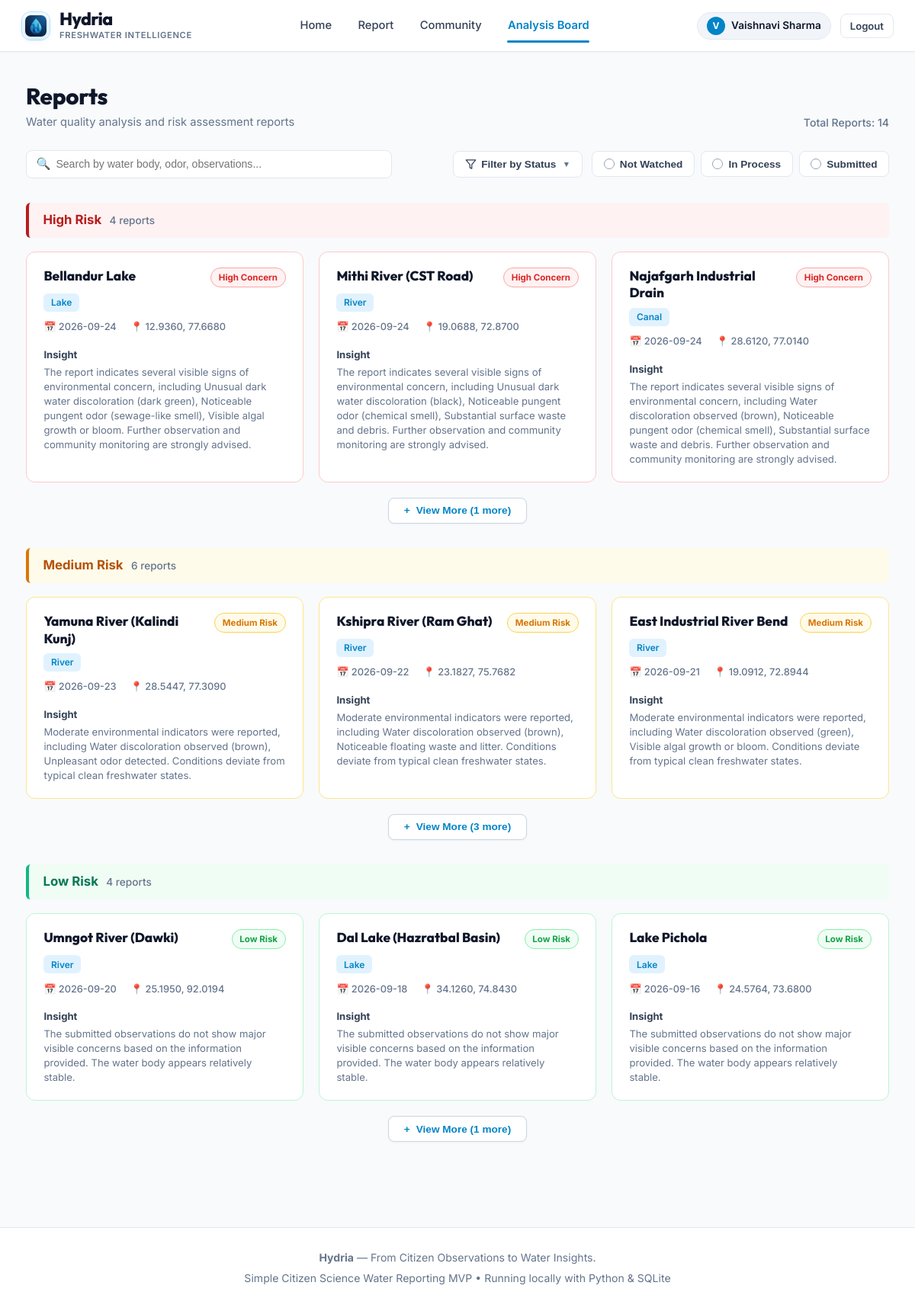
Page /analysis-board (signed in) on the committed database.
### tables this page shows
CREATE TABLE reports (
        id INTEGER PRIMARY KEY AUTOINCREMENT,
        user_id INTEGER NOT NULL,
        water_body_name TEXT,
        water_body_type TEXT NOT NULL,
        latitude REAL NOT NULL,
        longitude REAL NOT NULL,
        water_colour TEXT NOT NULL,
        smell TEXT NOT NULL,
        algae TEXT NOT NULL,
        visible_waste TEXT NOT NULL,
        water_appearance TEXT NOT NULL,
        dead_fish TEXT DEFAULT 'No',
        additional_observation TEXT,
        image_path TEXT NOT NULL,
        image_hash TEXT NOT NULL,
        status TEXT NOT NULL CHECK(status IN ('Not Watched', 'In Process', 'Submitted')),
        is_demo INTEGER DEFAULT 0,
        created_at TIMESTAMP DEFAULT CURRENT_TIMESTAMP,
        updated_at TIMESTAMP DEFAULT CURRENT_TIMESTAMP,
        FOREIGN KEY (user_id) REFERENCES users(id) ON DELETE CASCADE
    );

### app.py (the view)
@app.route('/analysis-board')
def analysis_board():
    conn = database.get_db_connection()
    query = """
        SELECT r.*, u.name AS submitter_name,
               (SELECT COUNT(*) FROM votes v WHERE v.report_id = r.id) AS vote_count
        FROM reports r
        JOIN users u ON r.user_id = u.id
        ORDER BY r.created_at DESC
    """
    all_reports = conn.execute(query).fetchall()
    conn.close()
    risk_categories = {
        'High Risk': {
            'key': 'high-risk',
            'title': 'High Risk',
            'badge_text': 'High Concern',
            'badge_class': 'badge-high-concern',
            'card_border_class': 'card-border-high',
            'header_class': 'risk-header-high',
            'reports': []
        },
        'Medium Risk': {
            'key': 'medium-risk',
            'title': 'Medium Risk',
            'badge_text': 'Medium Risk',
            'badge_class': 'badge-medium-risk',
            'card_border_class': 'card-border-med',
            'header_class': 'risk-header-med',
            'reports': []
        },
        'Low Risk': {
            'key': 'low-risk',
            'title': 'Low Risk',
            'badge_text': 'Low Risk',
            'badge_class': 'badge-low-risk',
            'card_border_class': 'card-border-low',
            'header_class': 'risk-header-low',
            'reports': []
        }
    }
    status_counts = {'Not Watched': 0, 'In Process': 0, 'Submitted': 0}
    total_count = 0
    for r in all_reports:
        r_dict = dict(r)
        insight = generate_water_insight(r_dict)
        r_dict['insight'] = insight
        total_count += 1
        st = r_dict.get('status', 'Not Watched')
        if st in status_counts:
            status_counts[st] += 1
        concern = insight.get('concern_level', '')
        if 'High' in concern:
            risk_key = 'High Risk'
        elif 'Moderate' in concern or 'Medium' in concern:
            risk_key = 'Medium Risk'
        else:
            risk_key = 'Low Risk'
        r_dict['risk_category'] = risk_key
        risk_categories[risk_key]['reports'].append(r_dict)
    return render_template(
        'analysis_board.html',
        risk_categories=risk_categories,
        total_count=total_count,
        status_counts=status_counts
    )

### app.py (called while the page is built)
@app.context_processor
def inject_user():
    user = None
    if 'user_id' in session:
        user = {
            'id': session['user_id'],
            'name': session.get('user_name', 'Citizen Monitor'),
            'email': session.get('user_email', '')
        }
    return dict(current_user=user)

### database.py (called while the page is built)
def get_db_connection():
    conn = sqlite3.connect(DATABASE_PATH)
    conn.row_factory = sqlite3.Row
    conn.execute("PRAGMA foreign_keys = ON")
    return conn

### templates/analysis_board.html (shortened to what this page needs)
{% extends "base.html" %}
{% block content %}
<div class="reports-title-bar">
    <div>
        <h1 class="reports-page-title">Reports</h1>
        <p class="reports-page-subtitle">Water quality analysis and risk assessment reports</p>
    </div>
    <div class="reports-total-count">
        Total Reports: <span id="total-reports-num">{{ total_count }}</span>
    </div>
</div>
<div class="reports-filter-bar">
    <div class="reports-search-wrap">
        <span class="reports-search-icon">🔍</span>
        <input type="text" id="reports-search" class="reports-search-input"
               placeholder="Search by water body, odor, observations..."
               onkeyup="applyAllFilters()">
    </div>
    <div class="reports-filter-controls">
        <div class="status-dropdown-wrap">
            <button type="button" class="btn-status-dropdown" id="status-dropdown-btn" onclick="toggleStatusDropdown(event)">
                <svg width="15" height="15" viewBox="0 0 24 24" fill="none" stroke="currentColor" stroke-width="2" stroke-linecap="round" stroke-linejoin="round">
                    <polygon points="22 3 2 3 10 12.46 10 19 14 21 14 12.46 22 3"></polygon>
                </svg>
                <span id="selected-status-label">Filter by Status</span>
                <span style="font-size: 0.65rem; color: #64748b; margin-left: 2px;">▼</span>
            </button>
        </div>
        <div class="status-radio-group">
            <button type="button" class="status-radio-pill" data-status="Not Watched" onclick="toggleStatusPill('Not Watched', this)">
                <span class="radio-circle"></span> Not Watched
            </button>
            <button type="button" class="status-radio-pill" data-status="In Process" onclick="toggleStatusPill('In Process', this)">
                <span class="radio-circle"></span> In Process
            </button>
            <button type="button" class="status-radio-pill" data-status="Submitted" onclick="toggleStatusPill('Submitted', this)">
                <span class="radio-circle"></span> Submitted
            </button>
        </div>
    </div>
</div>
{% for cat_key, cat_data in risk_categories.items() %}
<section class="risk-section" id="section-{{ cat_data.key }}" data-risk-key="{{ cat_key }}">
    <div class="risk-section-header {{ cat_data.header_class }}">
        <div style="display: flex; align-items: baseline;">
            <span class="risk-header-title">{{ cat_data.title }}</span>
            <span class="risk-header-count" id="count-{{ cat_data.key }}">{{ cat_data.reports|length }} reports</span>
        </div>
    </div>
    <div class="risk-cards-grid" id="grid-{{ cat_data.key }}">
        {% for r in cat_data.reports %}
            <div class="report-risk-card {{ cat_data.card_border_class }} {% if loop.index > 3 %}card-hidden-by-default{% endif %}"
                 data-report-id="{{ r.id }}"
                 data-status="{{ r.status }}"
                 data-risk="{{ cat_key }}"
                 data-index="{{ loop.index }}"
                 data-search-text="{{ (r.water_body_name ~ ' ' ~ r.water_body_type ~ ' ' ~ r.water_colour ~ ' ' ~ r.smell ~ ' ' ~ (r.additional_observation or '') ~ ' ' ~ r.insight.summary)|lower }}"
                 onclick="window.location='{{ url_for('report_detail', report_id=r.id) }}'">
                <div class="card-row-top">
                    <a href="{{ url_for('report_detail', report_id=r.id) }}" class="card-title-link" onclick="event.stopPropagation();">
                        {{ r.water_body_name or "Unnamed " ~ r.water_body_type }}
                    </a>
                    <span class="risk-badge {{ cat_data.badge_class }}">
                        {{ cat_data.badge_text }}
                    </span>
                </div>
                <div>
                    <span class="card-type-pill">{{ r.water_body_type }}</span>
                </div>
                <div class="card-meta-line">
                    <span>📅 {{ r.created_at[:10] }}</span>
                    <span>📍 {{ "%.4f"|format(r.latitude) }}, {{ "%.4f"|format(r.longitude) }}</span>
                </div>
                <div class="card-insight-block">
                    <div class="card-insight-label">Insight</div>
                    <div class="card-insight-text">{{ r.insight.summary }}</div>
                </div>
            </div>
        {% endfor %}
    </div>
    {% if cat_data.reports|length > 3 %}
        <div class="view-more-container" id="more-container-{{ cat_data.key }}">
            <button type="button" class="btn-view-more"
                    id="btn-more-{{ cat_data.key }}"
                    data-expanded="false"
                    data-hidden-count="{{ cat_data.reports|length - 3 }}"
                    onclick="toggleViewMore('{{ cat_data.key }}', this)">
                <span class="btn-more-symbol">+</span>
                <span class="btn-more-label">View More ({{ cat_data.reports|length - 3 }} more)</span>
            </button>
        </div>
    {% endif %}
</section>
{% endfor %}
{% endblock %}

### rows in the picture
reports: water_body_name "Bellandur Lake", badge_text "High Concern", water_body_type "Lake", created_at "2026-09-24", latitude "12.9360", longitude "77.6680", insight.summary "The report indicates several visible signs of environmental concern, including Unusual dark water discoloration (dark green), Noticeable pungent odor (sewage-like smell), Visible algal growth or bloom. Further observation and community monitoring are strongly advised."
reports: water_body_name "Mithi River (CST Road)", badge_text "High Concern", water_body_type "River", created_at "2026-09-24", latitude "19.0688", longitude "72.8700", insight.summary "The report indicates several visible signs of environmental concern, including Unusual dark water discoloration (black), Noticeable pungent odor (chemical smell), Substantial surface waste and debris. Further observation and community monitoring are strongly advised."
reports: water_body_name "Najafgarh Industrial Drain", badge_text "High Concern", water_body_type "Canal", created_at "2026-09-24", latitude "28.6120", longitude "77.0140", insight.summary "The report indicates several visible signs of environmental concern, including Water discoloration observed (brown), Noticeable pungent odor (chemical smell), Substantial surface waste and debris. Further observation and community monitoring are strongly advised."
reports: water_body_name "Yamuna River (Kalindi Kunj)", badge_text "Medium Risk", water_body_type "River", created_at "2026-09-23", latitude "28.5447", longitude "77.3090", insight.summary "Moderate environmental indicators were reported, including Water discoloration observed (brown), Unpleasant odor detected. Conditions deviate from typical clean freshwater states."
reports: water_body_name "Kshipra River (Ram Ghat)", badge_text "Medium Risk", water_body_type "River", created_at "2026-09-22", latitude "23.1827", longitude "75.7682", insight.summary "Moderate environmental indicators were reported, including Water discoloration observed (brown), Noticeable floating waste and litter. Conditions deviate from typical clean freshwater states."
reports: water_body_name "East Industrial River Bend", badge_text "Medium Risk", water_body_type "River", created_at "2026-09-21", latitude "19.0912", longitude "72.8944", insight.summary "Moderate environmental indicators were reported, including Water discoloration observed (green), Visible algal growth or bloom. Conditions deviate from typical clean freshwater states."
reports: water_body_name "Umngot River (Dawki)", badge_text "Low Risk", water_body_type "River", created_at "2026-09-20", latitude "25.1950", longitude "92.0194", insight.summary "The submitted observations do not show major visible concerns based on the information provided. The water body appears relatively stable."
reports: water_body_name "Dal Lake (Hazratbal Basin)", badge_text "Low Risk", water_body_type "Lake", created_at "2026-09-18", latitude "34.1260", longitude "74.8430", insight.summary "The submitted observations do not show major visible concerns based on the information provided. The water body appears relatively stable."
reports: water_body_name "Lake Pichola", badge_text "Low Risk", water_body_type "Lake", created_at "2026-09-16", latitude "24.5764", longitude "73.6800", insight.summary "The submitted observations do not show major visible concerns based on the information provided. The water body appears relatively stable."

### other values in the picture
{{ current_user.name[:1]|upper }} "V"
{{ current_user.name }} "Vaishnavi Sharma"
{{ total_count }} "14"
{{ cat_data.title }} "High Risk" "Medium Risk" "Low Risk"
{{ cat_data.reports|length }} "4" "6" "4"
{{ cat_data.reports|length - 3 }} "1" "3" "1"
